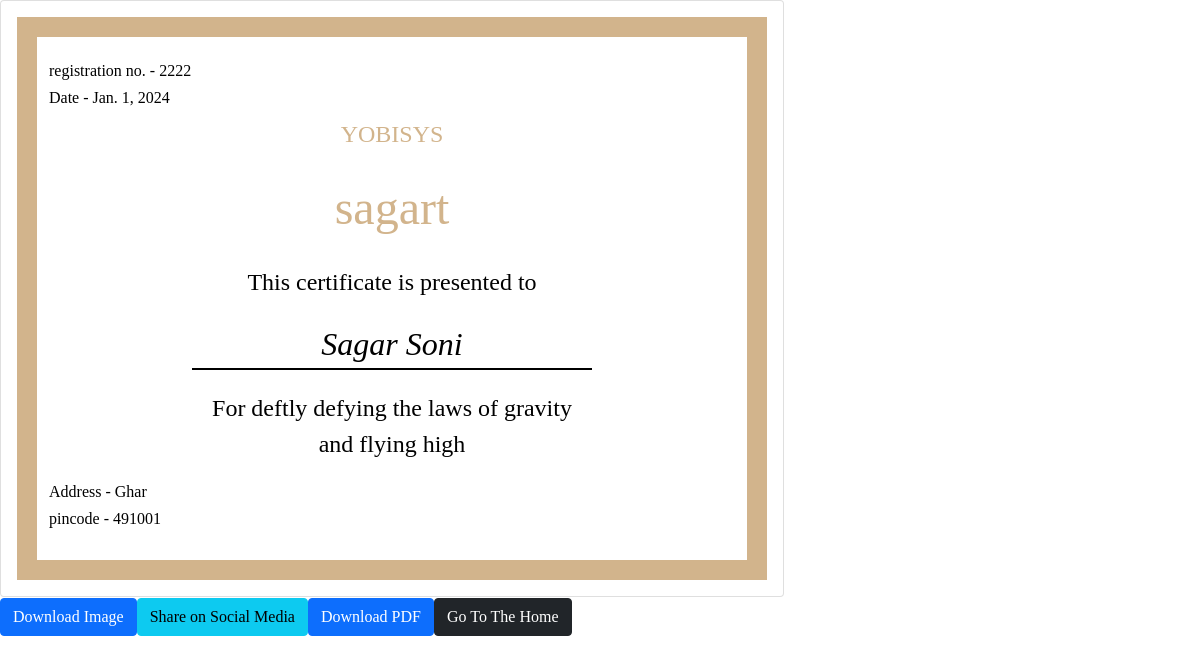
The app's page /user_detail/34/ with its own data.
### cirapp/models.py (models this page shows, shortened)
class UserProfile(models.Model):
    first_name = models.CharField(max_length=30)
    surname = models.CharField(max_length=30)
    email = models.EmailField(unique=True)
    phone = models.CharField(max_length=15, blank=True, null=True)
    registration_no = models.CharField(max_length=20, unique=True)
    address = models.TextField(blank=True, null=True)
    pincode = models.CharField(max_length=10, blank=True, null=True)
    date_of_birth = models.DateField(blank=True, null=True)
    title = models.CharField(max_length=100, blank=True, null=True)
    pimage = models.ImageField(upload_to='profile_pics/', blank=True)

### cirapp/views.py (the view)
# urls.py: path('user_detail/<int:user_id>/', user_detail, name='user_detail'),
def user_detail(request, user_id):
    user_profile = get_object_or_404(UserProfile, id=user_id)
    context = {
        'user_profile': user_profile,
    }
    return render(request, 'detail.html', context)

### cirapp/templates/detail.html (shortened to what this page needs)
<!doctype html>
<html lang="en">
  <head>
    <link href="https://cdn.jsdelivr.net/npm/bootstrap@5.0.2/dist/css/bootstrap.min.css" rel="stylesheet">
  </head>
  <body>
        <div class="card">
            <div class="card-body">
            <div class="container">
                <h6>registration no. - {{ user_profile.registration_no }}</h6>
                <h6>Date - {{ user_profile.date_of_birth }}</h6>
                <div class="logo">
                    <center>YOBISYS</center>
                </div>
                <div class="marquee">
                    <center>{{ user_profile.title }}</center>
                </div>
                <div class="assignment">
                    <center>This certificate is presented to</center>
                </div>
                <div class="person">
                    <center>{{ user_profile.first_name }} {{ user_profile.surname }}</center>
                </div>
                <div class="reason">
                    <center>For deftly defying the laws of gravity<br/>
                        and flying high</center>
                </div>
                <h6>Address - {{ user_profile.address }}</h6>
                <h6>pincode - {{ user_profile.pincode }}</h6>
            </div></div>
        </div>
<button id="download-image-btn" class="btn btn-primary">Download Image</button>
<button id="share-social-media-btn" class="btn btn-info"> Share on Social Media</button>
<button id="download-pdf-btn" class="btn btn-primary">Download PDF</button>
<a href="{% url 'index' %}" class="btn btn-dark">Go To The Home</a>
  </body>
</html>

### cirapp/templates/detail.html (style rules this page uses)
body, html { margin: 0; padding: 0; }
body { color: black; display: table; font-family: Georgia, serif; font-size: 24px; }
.container { border: 20px solid tan; width: 750px; height: 563px; display: table-cell; vertical-align: middle; }
.logo { color: tan; }
.marquee { color: tan; font-size: 48px; margin: 20px; }
.assignment { margin: 20px; }
.person { border-bottom: 2px solid black; font-size: 32px; font-style: italic; margin: 20px auto; width: 400px; }
.reason { margin: 20px; }

### records on screen
UserProfile: registration_no "2222", date_of_birth "Jan. 1, 2024", title "sagart", first_name "Sagar", surname "Soni", address "Ghar", pincode "491001"
